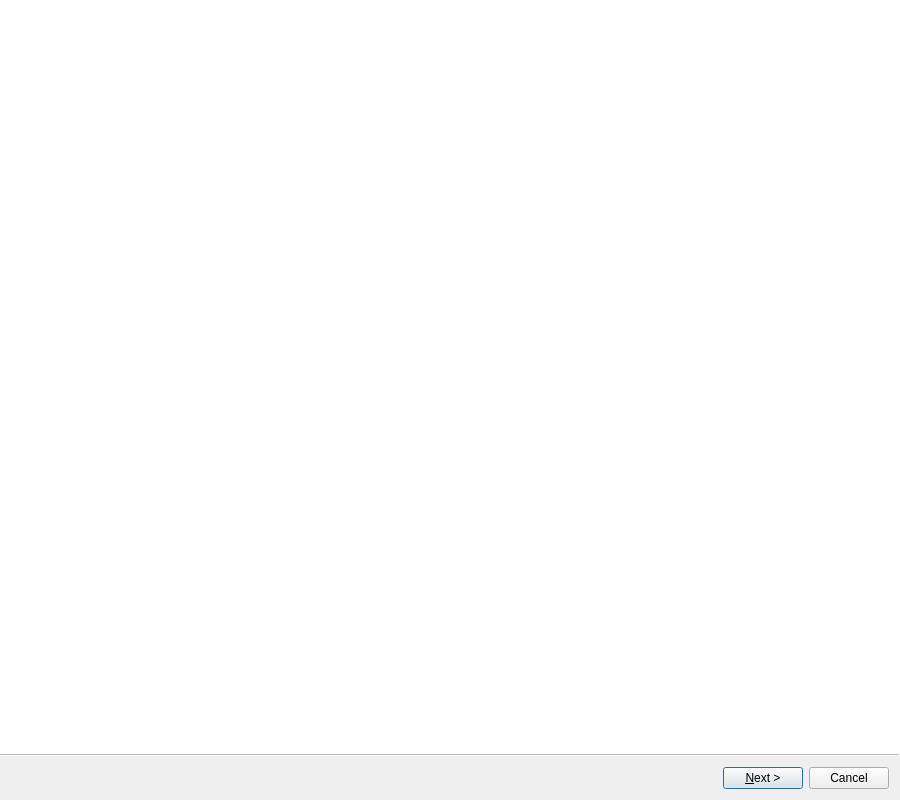
<?xml version="1.0" encoding="UTF-8"?>
<ui version="4.0">
 <author>Thomas Vogt</author>
 <class>Arinc615aDlaQt::OperatorDefinedDownloadOperationWizard</class>
 <widget class="QWizard" name="Arinc615aDlaQt::OperatorDefinedDownloadOperationWizard">
  <property name="windowModality">
   <enum>Qt::ApplicationModal</enum>
  </property>
  <property name="geometry">
   <rect>
    <x>0</x>
    <y>0</y>
    <width>900</width>
    <height>800</height>
   </rect>
  </property>
  <property name="windowTitle">
   <string>Operator Defined Download Operation</string>
  </property>
  <property name="windowIcon">
   <iconset resource="../resources/arinc_615a_dla_qt_resources.qrc">
    <normaloff>:/arinc615a_download_operation_icon.svg</normaloff>:/arinc615a_download_operation_icon.svg</iconset>
  </property>
  <property name="wizardStyle">
   <enum>QWizard::ModernStyle</enum>
  </property>
  <property name="options">
   <set>QWizard::NoBackButtonOnLastPage|QWizard::NoBackButtonOnStartPage</set>
  </property>
  <widget class="Arinc615aDlaQt::OperatorDefinedDownloadOperationSettingsPage" name="settings"/>
  <widget class="Arinc615aDlaQt::OperatorDefinedDownloadOperationSelectFilesPage" name="selectFiles"/>
  <widget class="Arinc615aDlaQt::DownloadOperationStatusPage" name="status"/>
  <widget class="Arinc615aDlaQt::DownloadOperationCompletedPage" name="completed"/>
 </widget>
 <customwidgets>
  <customwidget>
   <class>Arinc615aDlaQt::DownloadOperationStatusPage</class>
   <extends>QWizardPage</extends>
   <header location="global">arinc_615a_dla_qt/download/DownloadOperationStatusPage.hpp</header>
   <container>1</container>
  </customwidget>
  <customwidget>
   <class>Arinc615aDlaQt::DownloadOperationCompletedPage</class>
   <extends>QWizardPage</extends>
   <header location="global">arinc_615a_dla_qt/download/DownloadOperationCompletedPage.hpp</header>
   <container>1</container>
  </customwidget>
  <customwidget>
   <class>Arinc615aDlaQt::OperatorDefinedDownloadOperationSettingsPage</class>
   <extends>QWizardPage</extends>
   <header location="global">arinc_615a_dla_qt/download/OperatorDefinedDownloadOperationSettingsPage.hpp</header>
   <container>1</container>
  </customwidget>
  <customwidget>
   <class>Arinc615aDlaQt::OperatorDefinedDownloadOperationSelectFilesPage</class>
   <extends>QWizardPage</extends>
   <header location="global">arinc_615a_dla_qt/download/OperatorDefinedDownloadOperationSelectFilesPage.hpp</header>
   <container>1</container>
  </customwidget>
 </customwidgets>
 <resources>
  <include location="../resources/arinc_615a_dla_qt_resources.qrc"/>
 </resources>
 <connections/>
</ui>
